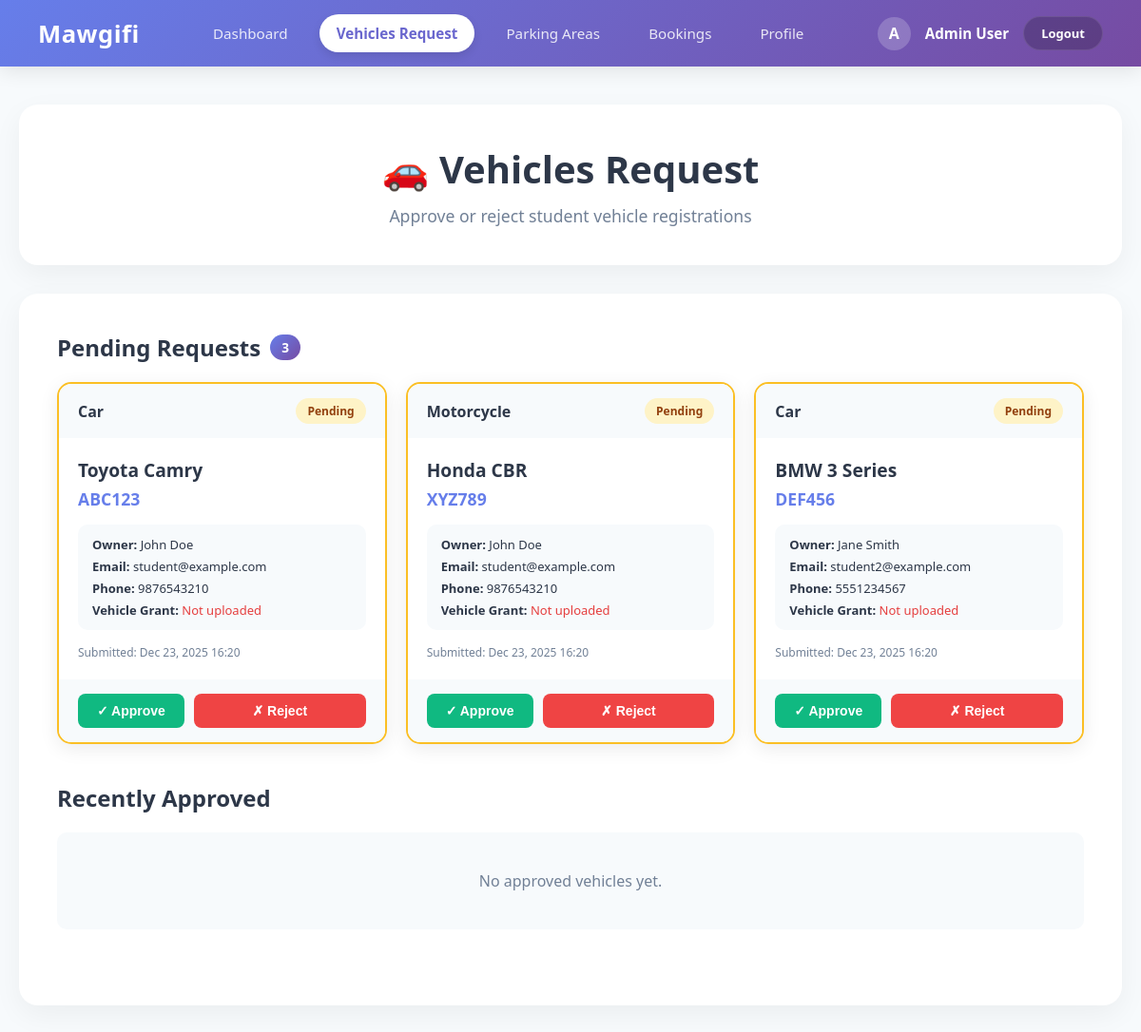
/Moudel1/Stafe.php?view=requests (signed in), run on the app's committed database.
### tables this page shows
CREATE TABLE Vehicle (
    vehicle_id INT AUTO_INCREMENT PRIMARY KEY,
    user_id INT NOT NULL,
    vehicle_type VARCHAR(50),
    vehicle_model VARCHAR(100),
    license_plate VARCHAR(20) NOT NULL,
    grant_document VARCHAR(255),
    created_at TIMESTAMP DEFAULT CURRENT_TIMESTAMP,
    Approved_date DATETIME,
    status ENUM('pending', 'approved', 'rejected') DEFAULT 'pending',
    FOREIGN KEY (user_id) REFERENCES User(user_id) ON DELETE CASCADE ON UPDATE CASCADE
);

CREATE TABLE `User` (
    user_id INT AUTO_INCREMENT PRIMARY KEY,
    UserName VARCHAR(100) NOT NULL,
    Email VARCHAR(150) NOT NULL,
    PhoneNumber VARCHAR(20),
    UserType ENUM('admin', 'user', 'staff') DEFAULT 'user',
    created_at TIMESTAMP DEFAULT CURRENT_TIMESTAMP,
    updated_at TIMESTAMP DEFAULT CURRENT_TIMESTAMP ON UPDATE CURRENT_TIMESTAMP,
    password VARCHAR(255) NOT NULL,
    Address TEXT
);

### Moudel1/Stafe.php (the view, shortened to what this page needs)
<?php
$username = $_SESSION['username'] ?? 'User';
$current_view = isset($_GET['view']) ? $_GET['view'] : 'dashboard';
$conn = getDBConnection();
$pending_vehicles = [];
$stmt = $conn->prepare("
    SELECT v.vehicle_id, v.vehicle_type, v.vehicle_model, v.license_plate, v.created_at, v.grant_document,
           u.UserName, u.Email, u.PhoneNumber
    FROM Vehicle v
    JOIN User u ON v.user_id = u.user_id
    WHERE v.status = 'pending' AND u.UserType = 'user'
    ORDER BY v.created_at ASC
");
$stmt->execute();
$result = $stmt->get_result();
while ($row = $result->fetch_assoc()) {
    $pending_vehicles[] = $row;
}
$approved_vehicles = [];
$total_pending = count($pending_vehicles);
$total_approved = count($approved_vehicles);
$stmt = $conn->prepare("SELECT COUNT(*) as count FROM Vehicle v JOIN User u ON v.user_id = u.user_id WHERE v.status = 'rejected' AND u.UserType = 'user'");
$stmt->execute();
$result = $stmt->get_result();
$row = $result->fetch_assoc();
$rejected_count = $row['count'];
?>
<!DOCTYPE html>
<html lang="en">
<head>
    <link rel="stylesheet" href="Stafe.css?v=<?php echo time(); ?>">
</head>
<body>
    <nav class="navbar">
        <div class="brand">Mawgifi</div>
        <div class="nav-links">
            <a href="Stafe.php?view=dashboard" <?php echo $current_view === 'dashboard' ? 'class="active"' : ''; ?>>Dashboard</a>
            <a href="Stafe.php?view=requests" <?php echo $current_view === 'requests' ? 'class="active"' : ''; ?>>Vehicles
                Request</a>
            <a href="../modules/parking/index.php">Parking Areas</a>
            <a href="../modules/booking/index.php">Bookings</a>
            <a href="Stafe.php?view=profile" <?php echo $current_view === 'profile' ? 'class="active"' : ''; ?>>Profile</a>
        </div>
        <div class="user-profile">
            <div class="avatar-circle"><?php echo strtoupper(substr($username, 0, 1)); ?></div>
            <span class="user-name"><?php echo htmlspecialchars($username); ?></span>
            <a href="../logout.php" class="logout-btn">Logout</a>
        </div>
    </nav>
    <div class="container">
        <?php if ($current_view === 'dashboard'): ?>
            <div class="dashboard-welcome">
                <h2>Welcome Back, <?php echo htmlspecialchars($username); ?>!</h2>
                <p>Manage student vehicle requests and parking operations</p>
            </div>
            <div class="modules-grid">
                <a href="Stafe.php?view=requests" class="module-card m1">
                    <div class="module-icon">🚗</div>
                    <h3>Vehicle Requests</h3>
                    <p>Review and approve student vehicle registrations.</p>
                </a>
                <a href="../modules/parking/index.php" class="module-card m2">
                    <div class="module-icon">🅿️</div>
                    <h3>Parking Areas</h3>
                    <p>Manage parking zones and monitor space availability.</p>
                </a>
                <a href="../modules/booking/index.php" class="module-card m3">
                    <div class="module-icon">📋</div>
                    <h3>Bookings</h3>
                    <p>Oversee parking reservations and manage bookings.</p>
                </a>
            </div>
            <div class="stats-section">
                <div class="stat-card">
                    <div class="stat-number"><?php echo $total_pending; ?></div>
                    <div class="stat-label">Pending Requests</div>
                </div>
                <div class="stat-card">
                    <div class="stat-number"><?php echo $total_approved; ?></div>
                    <div class="stat-label">Approved Vehicles</div>
                </div>
                <div class="stat-card">
                    <div class="stat-number"><?php echo $rejected_count; ?></div>
                    <div class="stat-label">Rejected Requests</div>
                </div>
            </div>
        <?php else: ?>
            <div class="module-header">
                <h1>🚗 Vehicles Request</h1>
                <p>Approve or reject student vehicle registrations</p>
            </div>
            <div class="content-area">
                <div class="section">
                    <h2>Pending Requests <span class="badge"><?php echo count($pending_vehicles); ?></span></h2>
                    <?php if (empty($pending_vehicles)): ?>
                        <div class="no-data">
                            <p>No pending vehicle requests.</p>
                        </div>
                    <?php else: ?>
                        <div class="cards-grid">
                            <?php foreach ($pending_vehicles as $vehicle): ?>
                                <div class="vehicle-card pending">
                                    <div class="card-header">
                                        <span class="vehicle-type"><?php echo htmlspecialchars($vehicle['vehicle_type']); ?></span>
                                        <span class="status-badge status-pending">Pending</span>
                                    </div>
                                    <div class="card-body">
                                        <h3><?php echo htmlspecialchars($vehicle['vehicle_model']); ?></h3>
                                        <p class="license-plate"><?php echo htmlspecialchars($vehicle['license_plate']); ?></p>
                                        <div class="owner-info">
                                            <p><strong>Owner:</strong> <?php echo htmlspecialchars($vehicle['UserName']); ?></p>
                                            <p><strong>Email:</strong> <?php echo htmlspecialchars($vehicle['Email']); ?></p>
                                            <?php if ($vehicle['PhoneNumber']): ?>
                                                <p><strong>Phone:</strong> <?php echo htmlspecialchars($vehicle['PhoneNumber']); ?></p>
                                            <?php endif; ?>
                                            <?php if (!empty($vehicle['grant_document'])): ?>
                                                <p><strong>Vehicle Grant:</strong> <a
                                                        href="../<?php echo htmlspecialchars($vehicle['grant_document']); ?>"
                                                        target="_blank" style="color: #667eea; text-decoration: underline;">View
                                                        Document</a></p>
                                            <?php else: ?>
                                                <p><strong>Vehicle Grant:</strong> <span style="color: #e53e3e;">Not uploaded</span></p>
                                            <?php endif; ?>
                                        </div>
                                        <p class="date">Submitted:
                                            <?php echo date('M d, Y H:i', strtotime($vehicle['created_at'])); ?></p>
                                    </div>
                                    <div class="card-actions">
                                        <form method="POST" action="" style="display: inline;">
                                            <button type="submit" name="approve_vehicle" class="btn btn-approve">✓ Approve</button>
                                        </form>
                                        <button type="button" class="btn btn-reject"
                                            onclick="openRejectModal(<?php echo $vehicle['vehicle_id']; ?>, '<?php echo htmlspecialchars($vehicle['vehicle_model'], ENT_QUOTES); ?>', '<?php echo htmlspecialchars($vehicle['license_plate'], ENT_QUOTES); ?>')">✗
                                            Reject</button>
                                    </div>
                                </div>
                            <?php endforeach; ?>
                        </div>
                    <?php endif; ?>
                </div>
                <div class="section">
                    <h2>Recently Approved</h2>
                    <?php if (empty($approved_vehicles)): ?>
                        <div class="no-data">
                            <p>No approved vehicles yet.</p>
                        </div>
                    <?php endif; ?>
                </div>
            </div>
        <?php endif; ?>
    </div>
</body>
</html>

### Moudel1/Stafe.css (style rules this page uses)
:root { --primary-grad: linear-gradient(135deg, #667eea 0%, #764ba2 100%); --text-dark: #2d3748; --text-light: #718096; --bg-light: #f7fafc; }
* { margin: 0; padding: 0; box-sizing: border-box; }
body { font-family: 'Segoe UI', system-ui, sans-serif; background: var(--bg-light); color: var(--text-dark); }
.navbar { background: var(--primary-grad); color: white; padding: 15px 40px; display: flex; justify-content: space-between; align-items: center; box-shadow: 0 4px 20px rgba(0, 0, 0, 0.1); }
.navbar .brand { font-size: 1.6rem; font-weight: 800; letter-spacing: 0.5px; }
.nav-links { display: flex; gap: 15px; }
.nav-links a { color: rgba(255, 255, 255, 0.85); text-decoration: none; font-weight: 500; padding: 10px 18px; border-radius: 50px; transition: all 0.3s ease; font-size: 0.95rem; }
.nav-links a.active { background: white; color: #6a67ce; font-weight: 700; box-shadow: 0 4px 10px rgba(0, 0, 0, 0.1); }
.user-profile { display: flex; align-items: center; gap: 15px; }
.user-name { font-weight: 600; font-size: 0.95rem; }
.avatar-circle { width: 35px; height: 35px; background: rgba(255, 255, 255, 0.2); border-radius: 50%; display: flex; align-items: center; justify-content: center; font-weight: bold; }
.logout-btn { background: rgba(0, 0, 0, 0.2); color: white; border: 1px solid rgba(255, 255, 255, 0.1); padding: 8px 18px; border-radius: 20px; cursor: pointer; text-decoration: none; font-size: 13px; font-weight: 600; transition: all 0.3s; }
.container { max-width: 1200px; margin: 40px auto; padding: 0 20px; }
.module-header { background: white; padding: 40px; border-radius: 20px; box-shadow: 0 10px 30px rgba(0, 0, 0, 0.05); text-align: center; }
.module-header h1 { font-size: 2.5rem; margin-bottom: 10px; color: var(--text-dark); }
.module-header p { color: var(--text-light); font-size: 1.1rem; }
.content-area { margin-top: 30px; background: white; padding: 40px; border-radius: 20px; box-shadow: 0 10px 30px rgba(0, 0, 0, 0.05); }
.section { margin-bottom: 40px; }
.section h2 { font-size: 1.5rem; margin-bottom: 20px; color: var(--text-dark); display: flex; align-items: center; gap: 10px; }
.badge { background: var(--primary-grad); color: white; padding: 4px 12px; border-radius: 20px; font-size: 0.85rem; }
.cards-grid { display: grid; grid-template-columns: repeat(auto-fill, minmax(320px, 1fr)); gap: 20px; }
.vehicle-card { background: white; border-radius: 15px; box-shadow: 0 5px 20px rgba(0, 0, 0, 0.08); overflow: hidden; border: 2px solid #e2e8f0; transition: all 0.3s; }
.vehicle-card.pending { border-color: #fbbf24; }
.card-header { background: var(--bg-light); padding: 15px 20px; display: flex; justify-content: space-between; align-items: center; }
.vehicle-type { font-weight: 600; color: var(--text-dark); }
.status-badge { padding: 5px 12px; border-radius: 20px; font-size: 12px; font-weight: 600; }
.status-pending { background: #fef3c7; color: #92400e; }
.card-body { padding: 20px; }
.card-body h3 { font-size: 1.2rem; margin-bottom: 5px; color: var(--text-dark); }
.license-plate { font-size: 1.1rem; font-weight: 700; color: #667eea; margin-bottom: 15px; }
.owner-info { background: var(--bg-light); padding: 12px 15px; border-radius: 10px; margin-bottom: 15px; }
.owner-info p { font-size: 13px; color: var(--text-dark); margin-bottom: 5px; }
.owner-info p:last-child { margin-bottom: 0; }
.date { font-size: 12px; color: var(--text-light); }
.card-actions { padding: 15px 20px; background: var(--bg-light); display: flex; gap: 10px; }
.btn { padding: 10px 20px; border: none; border-radius: 8px; font-size: 14px; font-weight: 600; cursor: pointer; transition: all 0.3s; flex: 1; }
.btn-approve { background: #10b981; color: white; }
.btn-reject { background: #ef4444; color: white; }
.no-data { text-align: center; padding: 40px; color: var(--text-light); background: var(--bg-light); border-radius: 10px; }

### data on the page
vehicle: vehicle_type "Car", vehicle_model "Toyota Camry", license_plate "ABC123", user.UserName "John Doe", user.Email "student@example.com", user.PhoneNumber "9876543210", shows "Vehicle Grant:", created_at "Dec 23, 2025 16:20"
vehicle: vehicle_type "Motorcycle", vehicle_model "Honda CBR", license_plate "XYZ789", user.UserName "John Doe", user.Email "student@example.com", user.PhoneNumber "9876543210", shows "Vehicle Grant:", created_at "Dec 23, 2025 16:20"
vehicle: vehicle_type "Car", vehicle_model "BMW 3 Series", license_plate "DEF456", user.UserName "Jane Smith", user.Email "student2@example.com", user.PhoneNumber "5551234567", shows "Vehicle Grant:", created_at "Dec 23, 2025 16:20"

### other printed values
substr($username, 0, 1) "A"
$username "Admin User"
count($pending_vehicles) "3"
